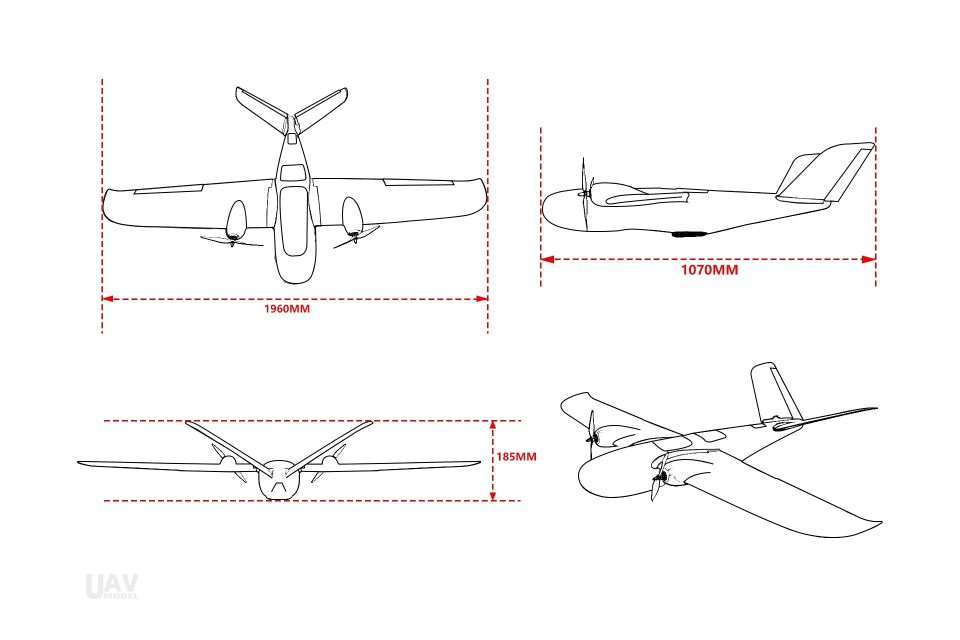
#> input picture docs/assets/diagrams/makeflyeasy-believer-three-view.png, 1920 x 1280 px (shown at 1/2 size)
$ python mockup.py
#> lines starting #> are read from the running program, lines starting #| are printed output that depends on the picture; after the words box and inside, x2 and y2 are one past the last pixel; in counts of white or black regions, pixels touching at a corner belong together
### docs/assets/livery/make_stickers.py
"""
Believer vinyl sticker helpers: the vector QUTAS icon, the print-and-cut contour,
and SVG / PDF writers (1:1, millimetres). Used by livery_options.py, mockup.py and
print_stickers.py.

Original first-round designs (QUTAS-lettered wingtip, Barlow side marking) were
dropped after review; see AI-context/CHANGELOG.md.

Sticker SVGs have two layers: "Artwork" (filled shapes) and "CutContour"
(magenta 0.25 mm stroke, offset `CONTOUR` mm outside the artwork) for
print-and-cut on white vinyl. Text is converted to outlines.
"""
from __future__ import annotations
import os
import numpy as np
from shapely.geometry import Polygon, MultiPolygon
from shapely.ops import unary_union
from shapely import affinity

HERE = os.path.dirname(os.path.abspath(__file__))
OUT = os.path.join(HERE, "out")
os.makedirs(OUT, exist_ok=True)

# ---- parameters (mm) ----
NAVY, ORANGE_L, ORANGE_D = "#0A2A5B", "#E98A4A", "#D66521"
CONTOUR = 2.5          # cut line offset outside the artwork

# ---- QUTAS icon: six triangles measured from the supplied logo (900 px frame) ----
_L = {  # left half; right half mirrored about x = 449.5
    ORANGE_L: [(438, 92), (185, 545), (438, 228)],
    ORANGE_D: [(438, 228), (185, 545), (438, 408)],
    NAVY:     [(185, 545), (438, 408), (185, 738)],
}
_X0, _Y0, _Y1 = 185.0, 92.0, 738.0


def icon(height, x=0.0, y=0.0):
    """List of (colour, Polygon); bottom-left of the icon at (x, y), y up, in mm."""
    s = height / (_Y1 - _Y0)
    out = []
    for col, tri in _L.items():
        for mirror in (False, True):
            pts = [((899 - px) if mirror else px, py) for px, py in tri]
            out.append((col, Polygon([(x + (px - _X0) * s, y + (_Y1 - py) * s) for px, py in pts])))
    return out


def icon_width(height):
    return (714 - 185) * height / (_Y1 - _Y0)


# [65 lines left out: functions contour, _path_d, write_svg, write_pdf_preview, not called in this run]


# [3 lines that do not run on import are left out]

### docs/assets/livery/livery_options.py
"""
Believer livery options: wingtip roundels and warbird-style side codes.

Writes to ./out/:
  options-wingtip-roundels.png  : 5 wingtip options, each with a to-scale top-view mockup
  options-side-codes.png        : "QA <icon> BLV" in 6 fonts x 2 colours, on the side view to scale

Reuses the vector QUTAS icon and helpers from make_stickers.py.
"""
from __future__ import annotations
import os
import numpy as np
from shapely.geometry import Point, Polygon, MultiPolygon
from shapely.ops import unary_union
from shapely import affinity
from matplotlib.textpath import TextPath
from matplotlib.font_manager import FontProperties
import matplotlib
matplotlib.use("Agg")
import matplotlib.pyplot as plt
from matplotlib.patches import PathPatch
from matplotlib.path import Path
from PIL import Image

from make_stickers import icon, icon_width, NAVY, ORANGE_L, ORANGE_D, OUT, HERE

WHITE = "#FFFFFF"
FONTS = [  # (label, file) - all SIL Open Font License, in ./fonts
    ("Anton", "Anton-Regular.ttf"),
    ("Bebas Neue", "BebasNeue-Regular.ttf"),
    ("Black Ops One", "BlackOpsOne-Regular.ttf"),
    ("Saira Stencil One", "SairaStencilOne-Regular.ttf"),
    ("Stardos Stencil Bold", "StardosStencil-Bold.ttf"),
    ("Allerta Stencil", "AllertaStencil-Regular.ttf"),
]
CODE_CAP = 45.0          # side code letter height (mm)
ROUNDEL_D = 130.0        # wingtip roundel diameter (mm)
IMG = os.path.join(HERE, "out", "three-view-clean.png")          # written by mockup.py (dimension lines removed)
if not os.path.exists(IMG):
    IMG = os.path.join(HERE, "..", "diagrams", "makeflyeasy-believer-three-view.png")
TOP_MM_PX = 1960 / (975 - 205)
SIDE_MM_PX = 1070 / (1750 - 1082)


# ---------------------------------------------------------------- geometry
def text(s, font_file, cap, x=0.0, y=0.0):
    prop = FontProperties(fname=os.path.join(HERE, "fonts", font_file))
    tp = TextPath((0, 0), s, size=100, prop=prop)
    g = None
    for ring in tp.to_polygons(closed_only=True):
        if len(ring) < 3:
            continue
        p = Polygon(ring).buffer(0)
        g = p if g is None else g.symmetric_difference(p)
    capH = TextPath((0, 0), "H", size=100, prop=prop).get_extents().height
    k = cap / capH
    g = affinity.scale(g, k, k, origin=(0, 0))
    return affinity.translate(g, x - g.bounds[0], y)


def side_code(font_file, colour, cap=CODE_CAP, left="QA", right="BLV", centre=None):
    """Code letters either side of a centre mark. `centre` is a list of (colour, geom)
    centred on the origin (e.g. a roundel); default is the bare QUTAS icon."""
    gap = 0.22 * cap
    a = text(left, font_file, cap)
    x = a.bounds[2] + gap
    if centre is None:
        ih = cap * 1.05
        mark = icon(ih, x, -0.025 * cap)
        w = icon_width(ih)
    else:
        u = unary_union([g for _, g in centre])
        w = u.bounds[2] - u.bounds[0]
        mark = [(c, affinity.translate(g, x - u.bounds[0], cap / 2 - (u.bounds[1] + u.bounds[3]) / 2))
                for c, g in centre]
    x += w + gap
    b = text(right, font_file, cap, x)
    return [(colour, a), *mark, (colour, b)]


def disc(r, cx=0, cy=0):
    return Point(cx, cy).buffer(r, resolution=96)


def ring(r_out, r_in):
    return disc(r_out).difference(disc(r_in))


def centred_icon(height):
    sh = icon(height)
    u = unary_union([g for _, g in sh])
    minx, miny, maxx, maxy = u.bounds
    dx, dy = -(minx + maxx) / 2, -(miny + maxy) / 2
    return [(c, affinity.translate(g, dx, dy)) for c, g in sh]


def inscribed_icon(r):
    """Largest icon that fits inside a circle of radius r, centred on x and shifted
    vertically so its extreme points (top tips and outer bottom corners) touch the circle."""
    base = icon(1.0)
    u = unary_union([g for _, g in base])
    cx = (u.bounds[0] + u.bounds[2]) / 2
    pts = np.vstack([np.array(g.exterior.coords) for _, g in base]) - [cx, 0]
    best_s, best_dy = 0.0, 0.0
    for dy in np.linspace(-1.0, 0.0, 1001):          # icon height is 1.0 at this scale
        s = r / np.max(np.hypot(pts[:, 0], pts[:, 1] + dy))
        if s > best_s:
            best_s, best_dy = s, dy
    return [(c, affinity.scale(affinity.translate(g, -cx, best_dy), best_s, best_s, origin=(0, 0)))
            for c, g in base]


def wingtip_options(D=ROUNDEL_D):
    R = D / 2
    opts = []
    opts.append(("A  Logo as is", centred_icon(0.85 * D)))
    opts.append(("B  Roundel: navy ring,\nlogo tips touching the ring",
                 [(WHITE, disc(R)), (NAVY, ring(R, 0.80 * R)), *inscribed_icon(0.80 * R)]))
    opts.append(("C  Roundel: navy + orange rings,\nlogo tips touching the orange ring",
                 [(WHITE, disc(R)), (NAVY, ring(R, 0.84 * R)), (ORANGE_D, ring(0.84 * R, 0.74 * R)),
                  *inscribed_icon(0.74 * R)]))
    opts.append(("D  Bullseye: navy / white / orange\n(RAF Type A style)",
                 [(NAVY, ring(R, 0.6 * R)), (WHITE, ring(0.6 * R, 0.4 * R)), (ORANGE_D, disc(0.4 * R))]))
    opts.append(("E  Bullseye: navy / light orange /\ndark orange (logo colours)",
                 [(NAVY, ring(R, 0.62 * R)), (ORANGE_L, ring(0.62 * R, 0.34 * R)), (ORANGE_D, disc(0.34 * R))]))
    return opts


# ---------------------------------------------------------------- drawing
def patch(ax, geom, colour, tf, z=5, ec="none", lw=0):
    polys = geom.geoms if isinstance(geom, MultiPolygon) else [geom]
    for p in polys:
        if p.is_empty:
            continue
        verts, codes = [], []
        for r in [p.exterior, *p.interiors]:
            cs = tf(np.array(r.coords))
            verts += list(map(tuple, cs)); codes += [Path.MOVETO] + [Path.LINETO] * (len(cs) - 2) + [Path.CLOSEPOLY]
        ax.add_patch(PathPatch(Path(verts, codes), fc=colour, ec=ec, lw=lw, zorder=z))


def place(ax, shapes, mm_px, cx, cy, rot=0.0, z=5):
    u = unary_union([g for _, g in shapes])
    ox, oy = (u.bounds[0] + u.bounds[2]) / 2, (u.bounds[1] + u.bounds[3]) / 2
    a = np.radians(rot)
    def tf(xy):
        x, y = xy[:, 0] - ox, xy[:, 1] - oy
        xr, yr = x * np.cos(a) - y * np.sin(a), x * np.sin(a) + y * np.cos(a)
        return np.c_[cx + xr / mm_px, cy - yr / mm_px]
    for c, g in shapes:
        patch(ax, g, c, tf, z=z, ec="#00000055" if c == WHITE else "none", lw=0.3)


# [48 lines left out: functions board_roundels, board_side_codes, not called in this run]


# [3 lines that do not run on import are left out]

### docs/assets/livery/mockup.py
"""
Believer livery mockups on a cleaned manufacturer three-view (top and side views only).

Adds the as-flown details from the build: orange tape on the aileron and
ruddervator hinges, nacelles and motor-access strips; the QUTAS logo on the
rear hatch; orange antenna mounts. Then places a wingtip option and a side
code, fitted to the wing and fuselage outlines measured from the drawing.

Writes to ./out/:
  three-view-clean.png            : drawing with dimension lines removed (top + side views)
  mockup-<wingtip>-<font>-<colour>.png
  mockup-board-wingtips.png       : wingtip options A-E on the top view
  mockup-board-side-codes.png     : 6 fonts x navy/orange on the side view

Tape, antenna and hatch-logo positions are approximate, from a photo of the aircraft.
"""
from __future__ import annotations
import os
import math
import textwrap
import numpy as np
import cv2
import matplotlib
matplotlib.use("Agg")
import matplotlib.pyplot as plt
from matplotlib.patches import Polygon as MPoly, Circle, FancyBboxPatch
from shapely.ops import unary_union

from make_stickers import icon, NAVY, ORANGE_D, OUT, HERE
from livery_options import wingtip_options, side_code, place, FONTS, TOP_MM_PX, SIDE_MM_PX

TAPE = "#FF6A13"
SRC = os.path.join(HERE, "..", "diagrams", "makeflyeasy-believer-three-view.png")
MIRROR = 1177.0          # top view: x' = MIRROR - x for the starboard side


# ---------------------------------------------------------------- base image
def clean_base():
    img = cv2.imread(SRC)
#> img is the input picture: shape (1280, 1920, 3); mean B, G, R 250.2, 250.2, 251.1
    hsv = cv2.cvtColor(img, cv2.COLOR_BGR2HSV)
#> hsv: shape (1280, 1920, 3); mean H, S, V 2.5, 1.4, 251.1
    h, sat, v = hsv[..., 0].astype(int), hsv[..., 1].astype(int), hsv[..., 2].astype(int)
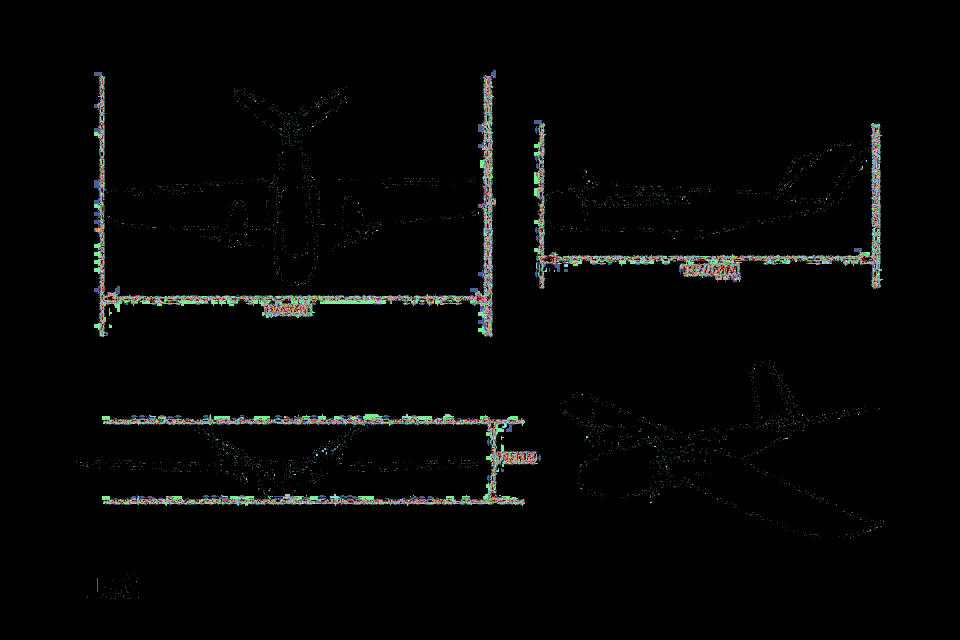
#> h: shape (1280, 1920) int64 (shown at 1/2 size); 149 distinct labels, from 0 to 179; one colour per label, 0 black
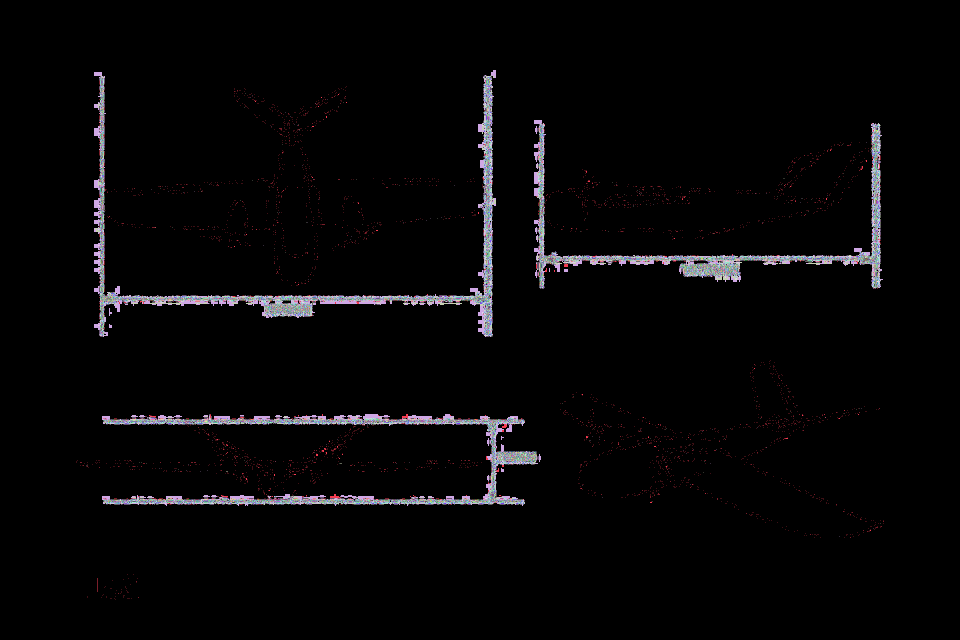
#> sat: shape (1280, 1920) int64 (shown at 1/2 size); 256 distinct labels, from 0 to 255; one colour per label, 0 black
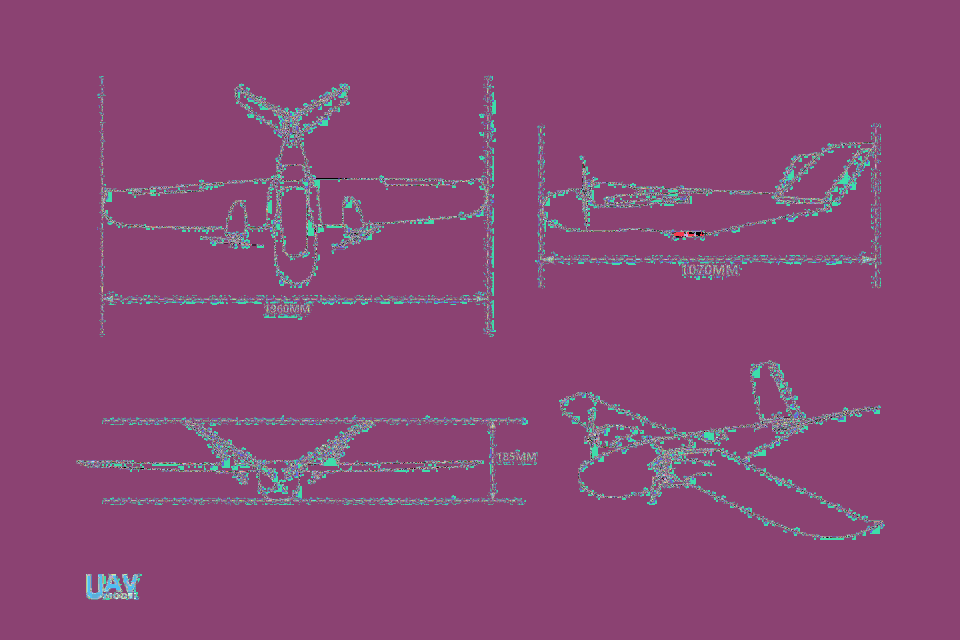
#> v: shape (1280, 1920) int64 (shown at 1/2 size); 254 distinct labels, from 0 to 255; one colour per label, 0 black
    red = ((h < 12) | (h > 168)) & (sat > 40) & (v > 90)          # includes the pale anti-aliased edges
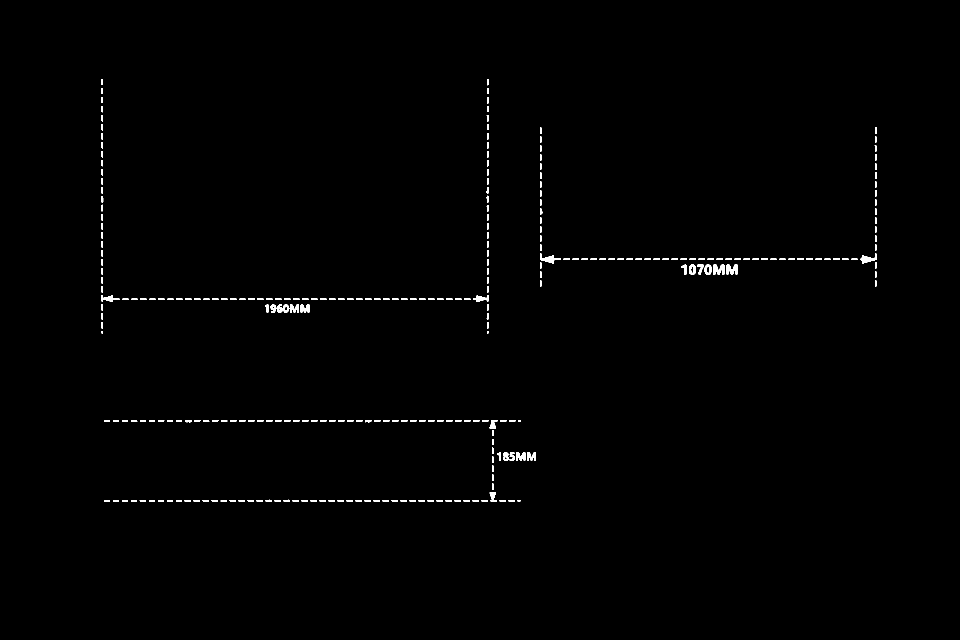
#> red: shape (1280, 1920) bool (shown at 1/2 size); 0.66% white; 284 white regions (6 under 20 px), largest, box (x1, y1, x2, y2) and area: (541, 609, 598, 626) 647, (1453, 529, 1476, 550) 355, (1426, 529, 1449, 549) 349
    mask = cv2.dilate(red.astype(np.uint8) * 255, np.ones((5, 5), np.uint8), 1)
#> mask: shape (1280, 1920); 1.7% white; 254 white regions, largest, box (x1, y1, x2, y2) and area: (1376, 527, 1478, 552) 2348, (528, 607, 621, 628) 1803, (992, 903, 1074, 924) 1598
    out = cv2.inpaint(img, mask, 3, cv2.INPAINT_TELEA)
    # inside the removed area: re-join the black outline where a dashed line crossed it,
    # and whiten everything else (no grey smudges or faint dots left behind)
    near = cv2.dilate(mask, np.ones((9, 9), np.uint8), 1) > 0
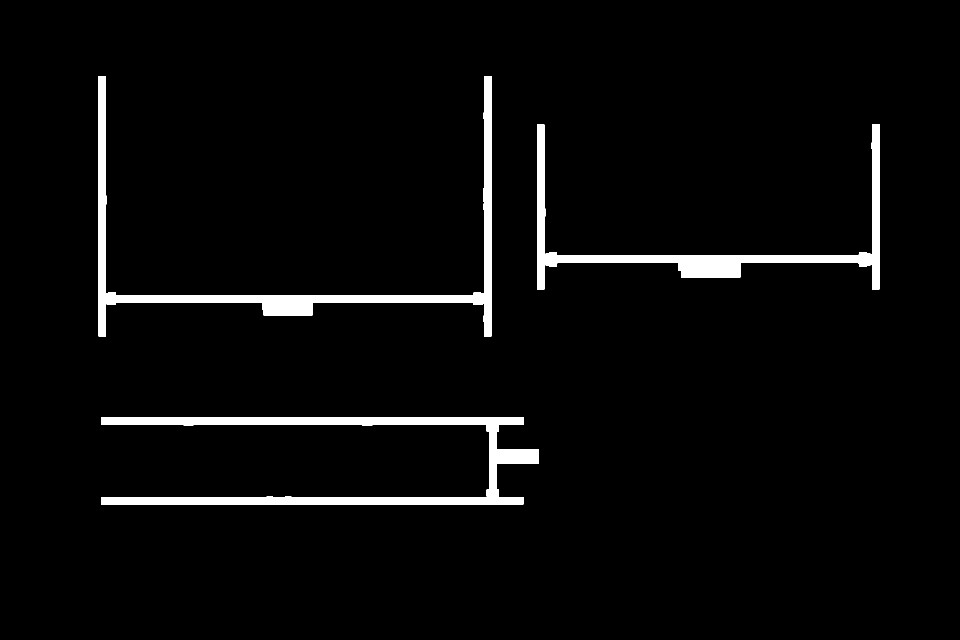
#> near: shape (1280, 1920) bool (shown at 1/2 size); 3.6% white; 3 white regions, box (x1, y1, x2, y2) and area: (202, 834, 1078, 1010) 31952, (196, 152, 984, 674) 31592, (1074, 249, 1760, 579) 25096
    gray = cv2.cvtColor(out, cv2.COLOR_BGR2GRAY)
    ink = (cv2.cvtColor(img, cv2.COLOR_BGR2GRAY) < 110) & (mask == 0)
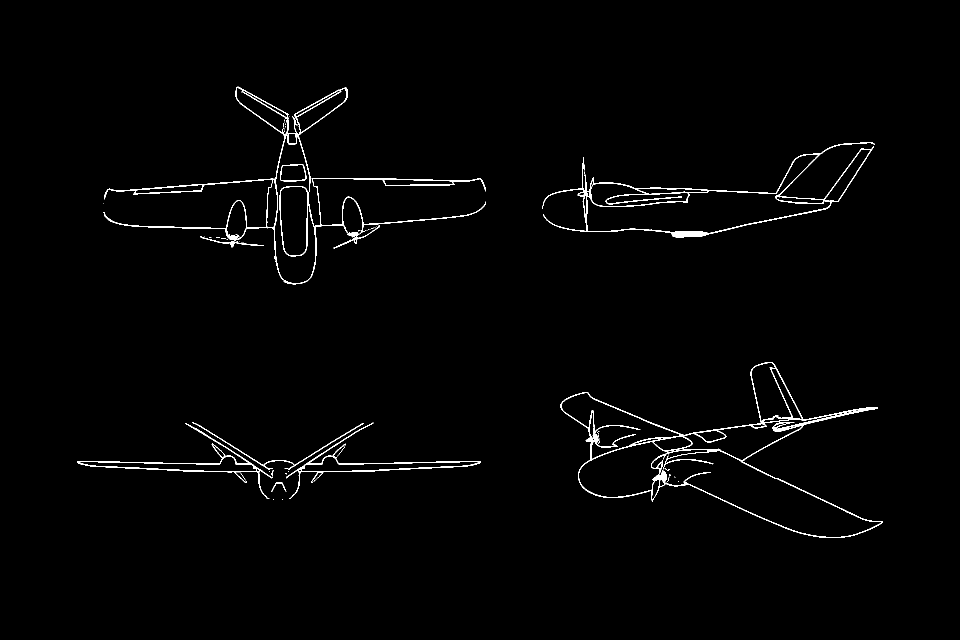
#> ink: shape (1280, 1920) bool (shown at 1/2 size); 1.2% white in thin lines or dots, all inside (x1, y1, x2, y2) = (154, 173, 1765, 1076)
    out[near & ~ink] = 255
#> out: shape (1280, 1920, 3); mean B, G, R 251.6, 251.6, 251.6
    # where a dashed line ran along the outline (wingtips, nose), redraw the outline across the gap:
    # take the outermost line pixel per row, fit a cubic through the rows either side, draw over the gap
    for (x0, x1, y0, y1, side) in ((195, 240, 360, 460, "min"), (940, 990, 350, 450, "max"),
                                   (1075, 1115, 360, 470, "min")):
        rows, xs = [], []
        for y in range(y0, y1):
            c = np.where(ink[y, x0:x1])[0]
            if c.size:
                rows.append(y); xs.append(x0 + (c.min() if side == "min" else c.max()))
        rows, xs = np.array(rows), np.array(xs)
        gaps = [y for y in range(rows.min(), rows.max()) if y not in set(rows)]
        if not gaps:
            continue
        g0, g1 = min(gaps), max(gaps)
        sel = (rows > g0 - 25) & (rows < g1 + 25)
        p = np.polyfit(rows[sel], xs[sel], 3)
        yy = np.arange(g0 - 2, g1 + 3)
        pts = np.c_[np.polyval(p, yy) + (1 if side == "min" else -1), yy].astype(np.int32)
        cv2.polylines(out, [pts], False, (30, 30, 30), 2, cv2.LINE_AA)
#> (the rest of the program and of its run is left out)
